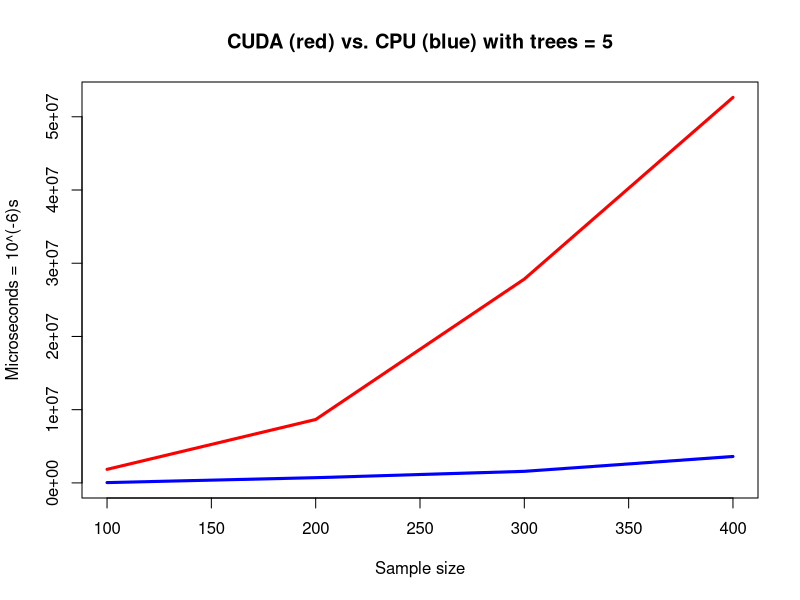
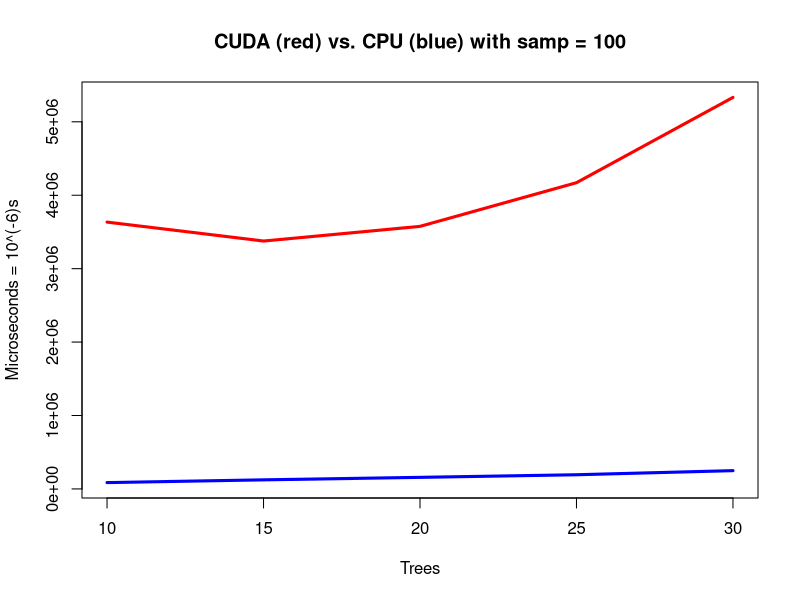
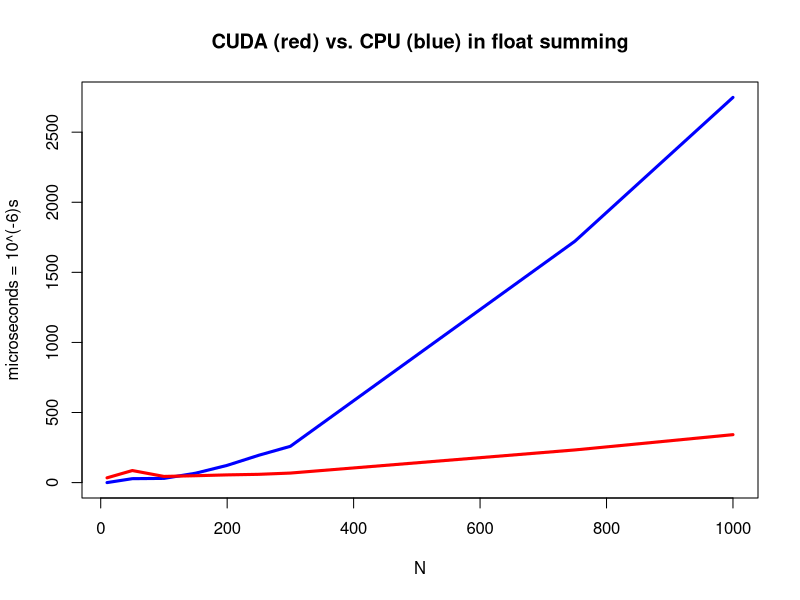
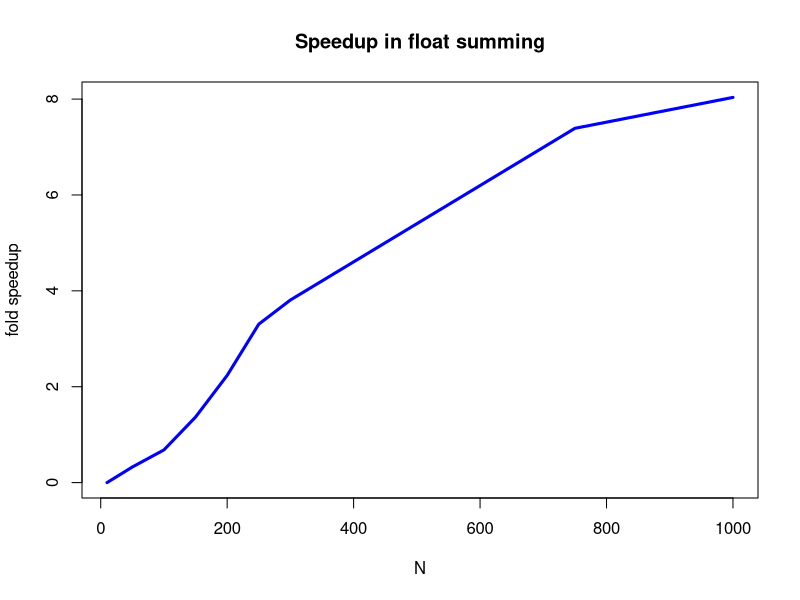
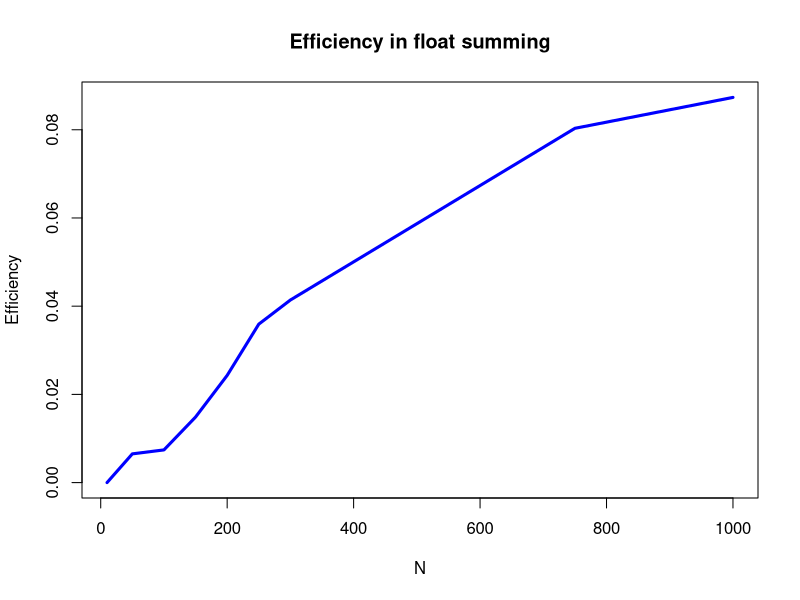

These charts were generated, in order, by the following R code:
## ---- chunk 1
samp = c(100,200,300,400) ; sCuda = c(1851256,8661865,27840086,52645273) ; sSerial = c(41462,713985,1579860,3608384)
trees = c(10,15,20,25,30); tCuda = c(3634180,3376250,3576120,4171166,5332446) ; tSerial = c(86230,123688,157630,193027,249004)
plot(samp,sCuda,col='red',type='l',lwd=3 , ylim=c(min(c(sCuda,sSerial)),max(c(sCuda,sSerial))) , main="CUDA (red) vs. CPU (blue) with trees = 5" , xlab="Sample size" , ylab="Microseconds = 10^(-6)s" )
lines(samp,sSerial,col='blue',lwd=3)
plot(trees,tCuda,col='red',type='l',lwd=3 , ylim=c(min(c(tCuda,tSerial)),max(c(tCuda,tSerial))) , main="CUDA (red) vs. CPU (blue) with samp = 100" , xlab="Trees" , ylab="Microseconds = 10^(-6)s" )
lines(trees,tSerial,col='blue',lwd=3)
## ---- chunk 2
fl = c(10,50,100,150,200,250,300,750,1000)
cpu = c(0,28,30,67,123,195,259,1722,2748)
gpu = c(34,86,44,49,55,59,68,233,342)
plot( fl , cpu , col='blue' , type ='l' , lwd=3 , main="CUDA (red) vs. CPU (blue) in float summing" , xlab="N" , ylab="microseconds = 10^(-6)s" )
lines( fl , gpu , col='red' , lwd=3  )
## ---- chunk 3
plot( fl , cpu/gpu , col='blue' , type ='l' , lwd=3 , main="Speedup in float summing" , xlab="N" , ylab="fold speedup" )
## ---- chunk 4
eff = c(10,50,rep(92,7))
plot( fl , (cpu/gpu)/eff , col='blue' , type ='l' , lwd=3 , main="Efficiency in float summing" , xlab="N" , ylab="Efficiency" )
